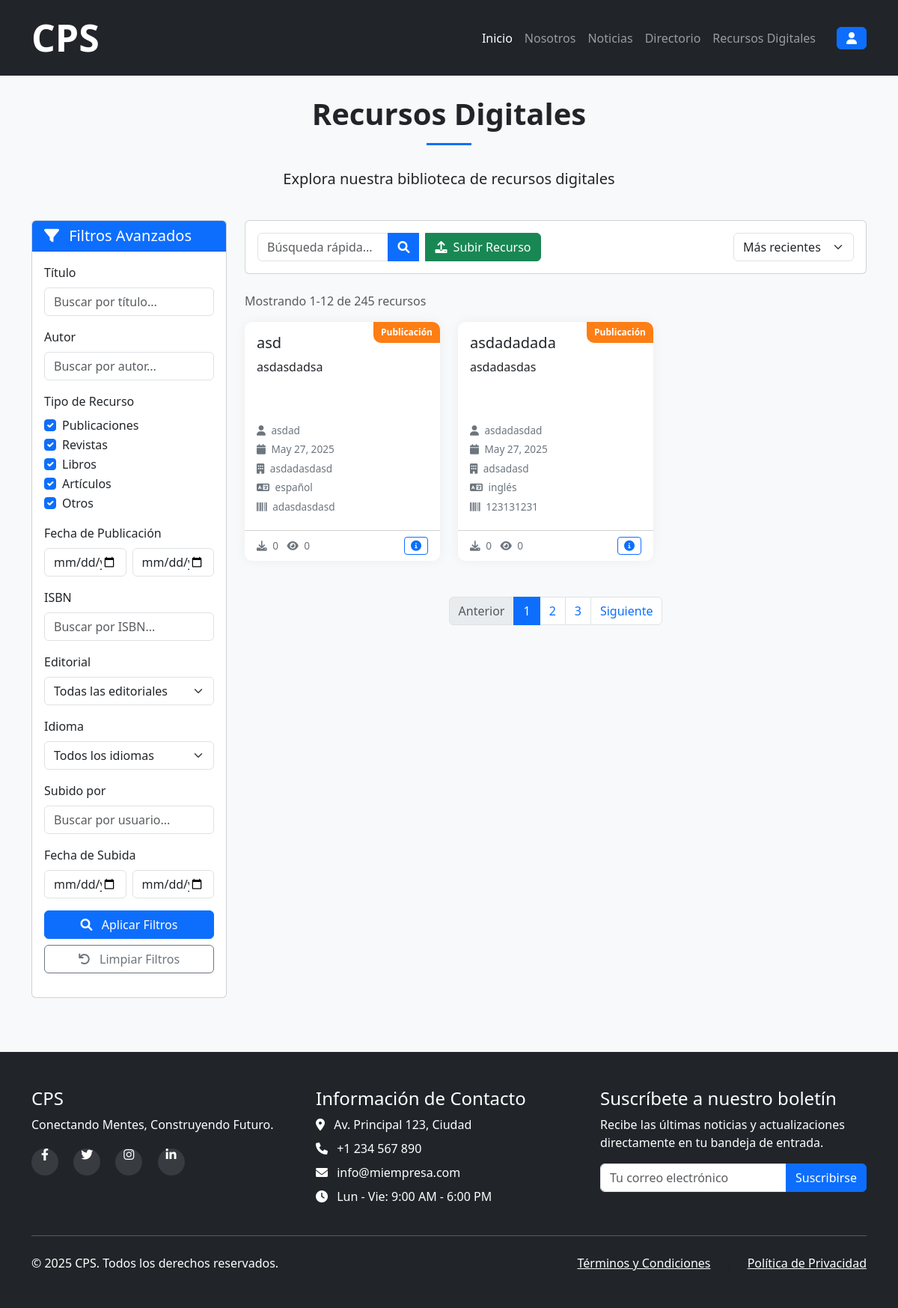
The app's page /resources/, older data.
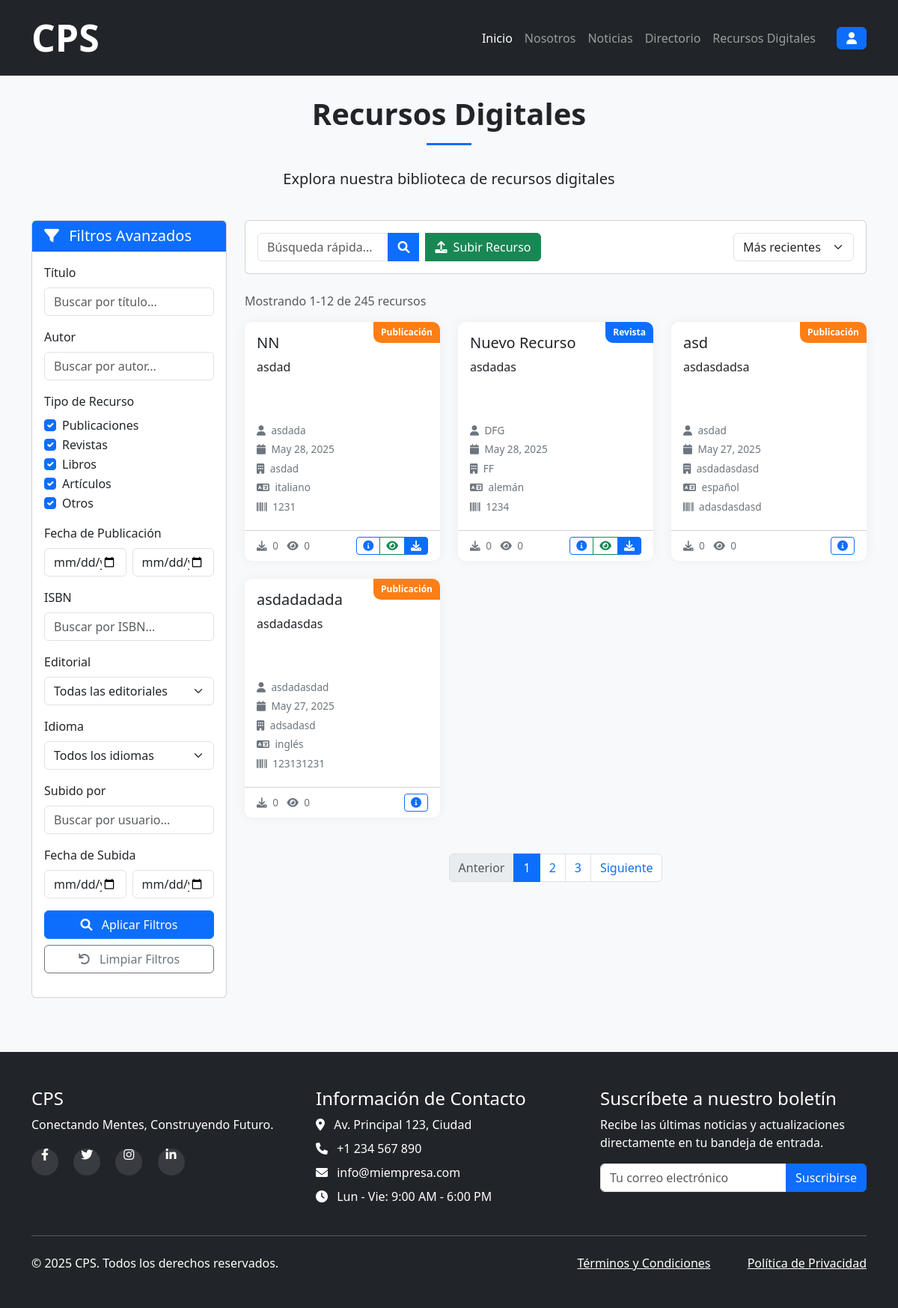
The same page, newer data.
### main/models.py (models this page shows, shortened)
class Resource(models.Model):
    TYPE_CHOICES = (
        ('publication', 'Publicación'),
        ('magazine', 'Revista'),
        ('book', 'Libro'),
        ('article', 'Artículo'),
        ('other', 'Otro'),
    )
    title = models.CharField(max_length=255, verbose_name="Título")
    description = models.TextField(blank=True, null=True, verbose_name="Descripción")
    author = models.CharField(max_length=255, verbose_name="Autor")
    publication_date = models.DateField(verbose_name="Fecha de publicación")
    resource_type = models.CharField(max_length=20, choices=TYPE_CHOICES, default='publication', verbose_name="Tipo de recurso")
    pdf_file = models.FileField(upload_to="resources/", verbose_name="Archivo PDF",
                               help_text="Sube un archivo PDF (máximo 20MB)")
    isbn = models.CharField(max_length=20, blank=True, null=True, verbose_name="ISBN")
    publisher = models.CharField(max_length=255, blank=True, null=True, verbose_name="Editorial")
    pages = models.PositiveIntegerField(blank=True, null=True, verbose_name="Número de páginas")
    language = models.CharField(max_length=50, blank=True, null=True, verbose_name="Idioma")
    uploaded_by = models.ForeignKey(User, on_delete=models.CASCADE, related_name='resources', verbose_name="Subido por")
    created_at = models.DateTimeField(auto_now_add=True, verbose_name="Fecha de creación")
    updated_at = models.DateTimeField(auto_now=True, verbose_name="Última actualización")
    download_count = models.PositiveIntegerField(default=0, verbose_name="Número de descargas")
    view_count = models.PositiveIntegerField(default=0, verbose_name="Número de vistas")
    class Meta:
        ordering = ['-publication_date', 'title']
        verbose_name = "Recurso"
        verbose_name_plural = "Recursos"

### main/views.py (the view)
# urls.py: path('resources/', views.resource_index, name='resource_index'), # Ver Listao de Recursos
def resource_index(request):
  resources = models.Resource.objects.all()
  return render (request, 'recursos.html', {'resources': resources})

### main/templates/recursos.html (shortened to what this page needs)
django{% extends 'base.html' %}
{% load static %}
{% block styles %}
<link rel="stylesheet" href="{% static 'css/recursos-styles.css' %}" />
{% endblock %}
{% block content %}
<div class="resources-section py-5">
  <div class="container">
    <div class="row">
      <div class="col-12 text-center mb-4">
        <h2 class="section-title">Recursos Digitales</h2>
        <div class="divider mx-auto"></div>
        <p class="lead">Explora nuestra biblioteca de recursos digitales</p>
      </div>
    </div>
    <div class="row">
      <div class="col-lg-3 mb-4">
        <div class="card filter-sidebar">
          <div class="card-header bg-primary text-white">
            <h5 class="mb-0"><i class="fas fa-filter me-2"></i> Filtros Avanzados</h5>
          </div>
          <div class="card-body">
            <form id="filterForm">
              <div class="mb-3">
                <label for="titleSearch" class="form-label">Título</label>
                <input type="text" class="form-control" id="titleSearch" placeholder="Buscar por título..." />
              </div>
              <div class="mb-3">
                <label for="authorSearch" class="form-label">Autor</label>
                <input type="text" class="form-control" id="authorSearch" placeholder="Buscar por autor..." />
              </div>
              <div class="mb-3">
                <label class="form-label">Tipo de Recurso</label>
                <div class="form-check">
                  <input class="form-check-input" type="checkbox" value="publicacion" id="typePublicacion" checked />
                  <label class="form-check-label" for="typePublicacion">Publicaciones</label>
                </div>
                <div class="form-check">
                  <input class="form-check-input" type="checkbox" value="revista" id="typeRevista" checked />
                  <label class="form-check-label" for="typeRevista">Revistas</label>
                </div>
                <div class="form-check">
                  <input class="form-check-input" type="checkbox" value="libro" id="typeLibro" checked />
                  <label class="form-check-label" for="typeLibro">Libros</label>
                </div>
                <div class="form-check">
                  <input class="form-check-input" type="checkbox" value="articulo" id="typeArticulo" checked />
                  <label class="form-check-label" for="typeArticulo">Artículos</label>
                </div>
                <div class="form-check">
                  <input class="form-check-input" type="checkbox" value="otro" id="typeOtro" checked />
                  <label class="form-check-label" for="typeOtro">Otros</label>
                </div>
              </div>
              <div class="mb-3">
                <label class="form-label">Fecha de Publicación</label>
                <div class="row g-2">
                  <div class="col-6">
                    <input type="date" class="form-control" id="pubDateFrom" placeholder="Desde" />
                  </div>
                  <div class="col-6">
                    <input type="date" class="form-control" id="pubDateTo" placeholder="Hasta" />
                  </div>
                </div>
              </div>
              <div class="mb-3">
                <label for="isbnSearch" class="form-label">ISBN</label>
                <input type="text" class="form-control" id="isbnSearch" placeholder="Buscar por ISBN..." />
              </div>
              <div class="mb-3">
                <label for="publisherSearch" class="form-label">Editorial</label>
                <select class="form-select" id="publisherSearch">
                  <option value="">Todas las editoriales</option>
                </select>
              </div>
              <div class="mb-3">
                <label for="languageSearch" class="form-label">Idioma</label>
                <select class="form-select" id="languageSearch">
                  <option value="">Todos los idiomas</option>
                </select>
              </div>
              <div class="mb-3">
                <label for="uploaderSearch" class="form-label">Subido por</label>
                <input type="text" class="form-control" id="uploaderSearch" placeholder="Buscar por usuario..." />
              </div>
              <div class="mb-3">
                <label class="form-label">Fecha de Subida</label>
                <div class="row g-2">
                  <div class="col-6">
                    <input type="date" class="form-control" id="uploadDateFrom" placeholder="Desde" />
                  </div>
                  <div class="col-6">
                    <input type="date" class="form-control" id="uploadDateTo" placeholder="Hasta" />
                  </div>
                </div>
              </div>
              <div class="d-grid gap-2">
                <button type="submit" class="btn btn-primary"><i class="fas fa-search me-2"></i> Aplicar
                  Filtros</button>
                <button type="reset" class="btn btn-outline-secondary"><i class="fas fa-undo me-2"></i> Limpiar
                  Filtros</button>
              </div>
            </form>
          </div>
        </div>
      </div>
      <div class="col-lg-9">
        <div class="card mb-4">
          <div class="card-body">
            <div class="row align-items-center">
              <div class="col-md-6 mb-3 mb-md-0">
                <div class="input-group">
                  <input type="text" class="form-control" placeholder="Búsqueda rápida..." id="quickSearch" />
                  <button class="btn btn-primary" type="button"><i class="fas fa-search"></i></button>
                  <button class="btn btn-success mx-2" data-bs-toggle="modal" data-bs-target="#uploadModal"><i
                      class="fas fa-upload me-1"></i> Subir Recurso</button>
                </div>
              </div>
              <div class="col-md-6">
                <div class="d-flex justify-content-md-end">
                  <select class="form-select w-auto" id="sortSelect">
                    <option value="newest">Más recientes</option>
                  </select>
                </div>
              </div>
            </div>
          </div>
        </div>
        <div class="mb-3">
          <span class="text-muted">Mostrando 1-12 de 245 recursos</span>
        </div>
        <div class="row" id="resourcesGrid">
          {% for r in resources %}
          <div class="col-md-6 col-lg-4 mb-4">
            <div class="card resource-card h-100">
              {% if r.resource_type == 'publication' %}
              <div class="resource-type-badge publicacion">{{ r.get_resource_type_display }}</div>
              {% elif r.resource_type == 'article' %}
              <div class="resource-type-badge articulo">{{ r.get_resource_type_display }}</div>
              {% else %}
              <div class="resource-type-badge {{ r.get_resource_type_display|lower }}">{{ r.get_resource_type_display }}</div>
              {% endif %}
              <div class="card-body">
                <h5 class="card-title">{{ r.title }}</h5>
                <p class="card-text resource-description">{{ r.description }}</p>
                <div class="resource-meta">
                  <div class="resource-meta-item">
                    <i class="fas fa-user me-1"></i> {{ r.author }}
                  </div>
                  <div class="resource-meta-item">
                    <i class="fas fa-calendar me-1"></i> {{ r.publication_date }}
                  </div>
                  <div class="resource-meta-item">
                    <i class="fas fa-building me-1"></i> {{ r.publisher }}
                  </div>
                  <div class="resource-meta-item">
                    <i class="fas fa-language me-1"></i> {{ r.language }}
                  </div>
                  <div class="resource-meta-item">
                    <i class="fas fa-barcode me-1"></i> {{ r.isbn }}
                  </div>
                </div>
              </div>
              <div class="card-footer bg-transparent">
                <div class="d-flex justify-content-between align-items-center">
                  <div class="resource-stats">
                    <span title="Descargas"><i class="fas fa-download me-1"></i> {{ r.download_count }} </span>
                    <span title="Vistas"><i class="fas fa-eye ms-2 me-1"></i> {{ r.view_count }} </span>
                  </div>
                  <div class="btn-group">
                    <button type="button" class="btn btn-sm btn-outline-primary" data-bs-toggle="modal"
                      data-bs-target="#{{r.isbn}}-Modal"><i class="fas fa-info-circle"></i></button>
                    {% if r.pdf_file %}
                    <a href="{{ r.pdf_file.url }}"  target="_blank" class="btn btn-sm btn-outline-success"><i class="fas fa-eye"></i></a>
                    <a href="{{ r.pdf_file.url }}"  target="_blank" class="btn btn-sm btn-primary"><i class="fas fa-download"></i></a>
                    {% endif %}
                  </div>
                </div>
              </div>
            </div>
          </div>
          {% endfor %}
        </div>
        <nav aria-label="Navegación de páginas" class="mt-4">
          <ul class="pagination justify-content-center">
            <li class="page-item disabled">
              <a class="page-link" href="#" tabindex="-1" aria-disabled="true">Anterior</a>
            </li>
            <li class="page-item active">
              <a class="page-link" href="#">1</a>
            </li>
            <li class="page-item">
              <a class="page-link" href="#">2</a>
            </li>
            <li class="page-item">
              <a class="page-link" href="#">3</a>
            </li>
            <li class="page-item">
              <a class="page-link" href="#">Siguiente</a>
            </li>
          </ul>
        </nav>
      </div>
    </div>
  </div>
</div>
{% endblock %}

### main/templates/base.html (shortened to what this page needs)
{% load static %}
<!DOCTYPE html>
<html lang="es">
<head>
  <link href="https://cdn.jsdelivr.net/npm/bootstrap@5.3.0/dist/css/bootstrap.min.css" rel="stylesheet" />
  <link rel="stylesheet" href="https://cdn.jsdelivr.net/npm/bootstrap-icons@1.13.1/font/bootstrap-icons.min.css" />
  <link rel="stylesheet" href="https://cdnjs.cloudflare.com/ajax/libs/font-awesome/6.0.0/css/all.min.css" />
  <link rel="stylesheet" href="{% static 'css/style.css' %}" />
  {% block styles %}
  {% endblock %}
</head>
<body>
  <nav class="navbar navbar-expand-lg navbar-dark bg-dark fixed-top">
    <div class="container">
      <a class="navbar-brand" href="{% url 'main' %}">CPS</a>
      <div class="collapse navbar-collapse" id="navbarNav">
        <ul class="navbar-nav ms-auto">
          <li class="nav-item">
            <a class="nav-link active" href="{% url 'main' %}#hero">Inicio</a>
          </li>
          <li class="nav-item">
            <a class="nav-link" href="{% url 'main' %}#about">Nosotros</a>
          </li>
          <li class="nav-item">
            <a class="nav-link" href="{% url 'main' %}#news">Noticias</a>
          </li>
          <li class="nav-item">
            <a class="nav-link" href="{% url 'directorio' %}">Directorio</a>
          </li>
          <li class="nav-item">
            <a class="nav-link" href="{% url 'resource_index' %}">Recursos Digitales</a>
          </li>
        </ul>
        <div class="d-flex" style="margin-left: 20px;">
          {% if not user.is_authenticated %}
          <button class="btn btn-primary" data-bs-toggle="modal" data-bs-target="#loginModal"><i
              class="fas fa-user"></i></button>
          {% endif %}
        </div>
      </div>
    </div>
  </nav>
  {% block content %}{% endblock %}
  <footer id="contact" class="bg-dark text-white py-5">
    <div class="container">
      <div class="row">
        <div class="col-lg-4 mb-4 mb-lg-0">
          <h4>CPS</h4>
          <p>Conectando Mentes, Construyendo Futuro.</p>
          <div class="social-icons">
            <a href="#" class="text-white me-3"><i class="fab fa-facebook-f"></i></a>
            <a href="#" class="text-white me-3"><i class="fab fa-twitter"></i></a>
            <a href="#" class="text-white me-3"><i class="fab fa-instagram"></i></a>
            <a href="#" class="text-white me-3"><i class="fab fa-linkedin-in"></i></a>
          </div>
        </div>
        <div class="col-lg-4 mb-4 mb-lg-0">
          <h4>Información de Contacto</h4>
          <ul class="list-unstyled contact-info">
            <li class="mb-2">
              <i class="fas fa-map-marker-alt me-2"></i> Av. Principal 123, Ciudad
            </li>
            <li class="mb-2">
              <i class="fas fa-phone me-2"></i> +1 234 567 890
            </li>
            <li class="mb-2">
              <i class="fas fa-envelope me-2"></i> info@miempresa.com
            </li>
            <li>
              <i class="fas fa-clock me-2"></i> Lun - Vie: 9:00 AM - 6:00 PM
            </li>
          </ul>
        </div>
        <div class="col-lg-4">
          <h4>Suscríbete a nuestro boletín</h4>
          <p>Recibe las últimas noticias y actualizaciones directamente en tu bandeja de entrada.</p>
          <form class="mt-3">
            <div class="input-group mb-3">
              <input type="email" class="form-control" placeholder="Tu correo electrónico" aria-label="Email"
                aria-describedby="button-addon2" required />
              <button class="btn btn-primary" type="submit" id="button-addon2">Suscribirse</button>
            </div>
          </form>
        </div>
      </div>
      <hr class="my-4" />
      <div class="row">
        <div class="col-md-6 text-center text-md-start">
          <p class="mb-0">&copy; 2025 CPS. Todos los derechos reservados.</p>
        </div>
        <div class="col-md-6 text-center text-md-end">
          <ul class="list-inline mb-0">
            <li class="list-inline-item">
              <a href="#" class="text-white">Términos y Condiciones</a>
            </li>
            <li class="list-inline-item">
              <span class="text-muted mx-2">|</span>
            </li>
            <li class="list-inline-item">
              <a href="#" class="text-white">Política de Privacidad</a>
            </li>
          </ul>
        </div>
      </div>
    </div>
  </footer>
</body>
</html>

Row changes from the older to the newer data that the page shows:
added Resource: resource_type "Publicación", title "NN", description "asdad", author "asdada", publication_date "May 28, 2025", publisher "asdad", language "italiano", isbn "1231", download_count "0", view_count "0"
added Resource: resource_type "Revista", title "Nuevo Recurso", description "asdadas", author "DFG", publication_date "May 28, 2025", publisher "FF", language "alemán", isbn "1234", download_count "0", view_count "0"
